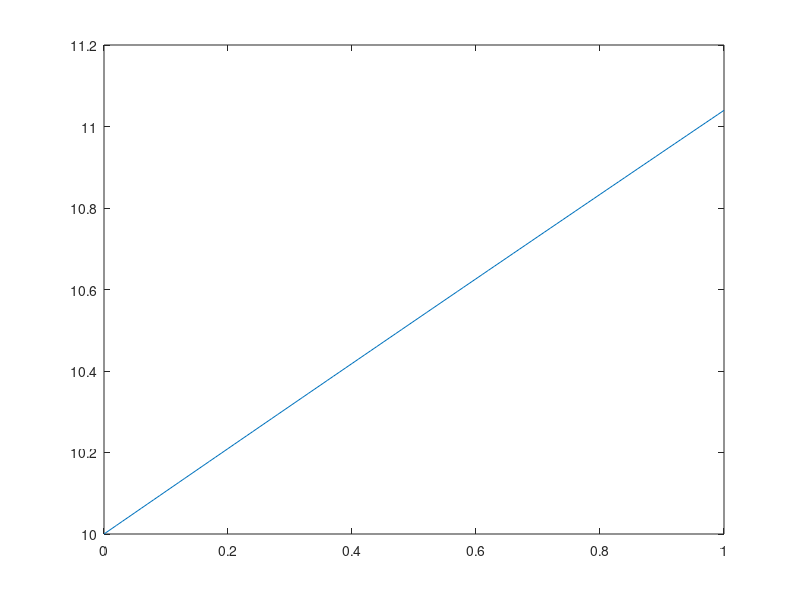

Write the MATLAB code that produced this figure.
k = 1
delta = 0.01
h(1) = 10
A = 10
qmi = 25
r = 2
R = 5
for t = [0:delta:1]
	h(k+1) = delta / A * (qmi / r - h(k) / R) + h(k);
	k = k + 1;
end
t = [0:delta:1];
plot(t, h(1:end-1))
print -depsc tt.eps
